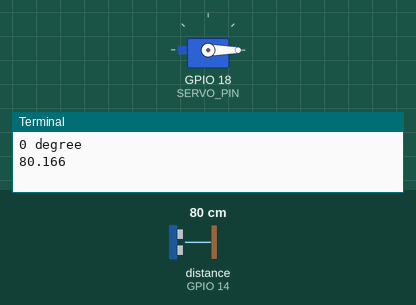
Recording of a program running on a simulated Raspberry Pi (BCM pin numbers). Shown: servo, the last lines printed to the terminal. The inputs (shaded band) are chosen by the test bench; at power-on: distance to the obstacle (sensor on GPIO 14) 80 cm. The echo pulse lasts 58.3 µs per cm; servo angles are drawn from the pulse width (0.5 ms = 0°, 2.5 ms = 180°); the clock reads 2024-03-15 10:24:30 at power-on unless the program sets it. At 19.2 s the program stops and its outputs stay as they are.

Above: at 0.01 s.
At 4.7 s:
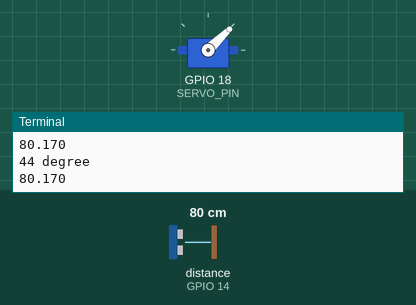
At 9.5 s:
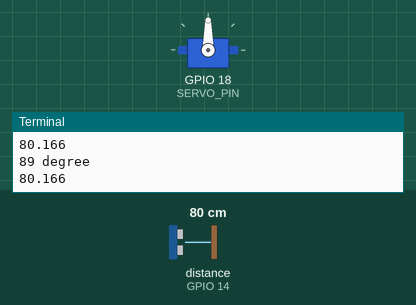
At 17.0 s:
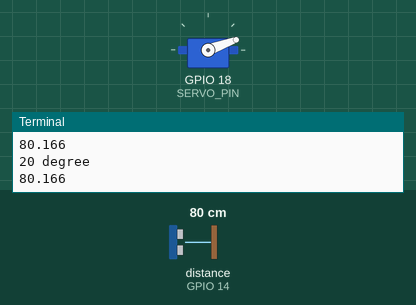
Timing chart, 0 to 20.6 s (numbered marks = the images above):
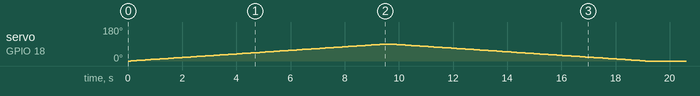

The program:

hrc_with_servo.py
```python
"""
- アーキテクチャ
	- 1：サーボ⇨0°
	- 2：測定
	- 3：コマンドプロンプトに表示
"""
from hrc import get_distance
from servo import set_angle
from servo import stop_servo
import time

def format_(agl:int, dis:int) -> str:
	print(f"{agl} degree")
	print(f"{dis:.3f}")

try:
	n = 90 # degree

	for i in range(0, n+1, 1):
		set_angle(i)
		dis = get_distance()
		format_(i, dis)
		time.sleep(0.1)

	for i in range(n, -1, -1):
		set_angle(i)
		dis = get_distance()
		format_(i, dis)
		time.sleep(0.1)
	stop_servo()
except KeyboardInterrupt:                       # Ctrl + C??????
	GPIO.cleanup()                              # GPIO????
	sys.exit()                                  # ???????


# ~ try:
	# ~ dis
	# ~ distance = '{:.1f}'.format(get_distance())  # ???1?????
	# ~ print("Distance: " + distance + "cm")       # ??
	# ~ time.sleep(1)                               # 1???

# ~ except KeyboardInterrupt:                       # Ctrl + C??????
	# ~ GPIO.cleanup()                              # GPIO????
	# ~ sys.exit()                                  # ???????
```

hrc.py
```python
import RPi.GPIO as GPIO
import time
import sys

trig_pin = 15                           # GPIO 15
echo_pin = 14                           # GPIO 14
speed_of_sound = 34370                  # 20?????(cm/s)

GPIO.setmode(GPIO.BCM)                  # GPIO?BCM??????
GPIO.setwarnings(False)                 # BPIO?????
GPIO.setup(trig_pin, GPIO.OUT)          # Trig?????????
GPIO.setup(echo_pin, GPIO.IN)           # Echo?????????

def get_distance():
    #Trig???10?s??HIGH???????????
    GPIO.output(trig_pin, GPIO.HIGH)
    time.sleep(0.000010)
    GPIO.output(trig_pin, GPIO.LOW)

    while not GPIO.input(echo_pin):
        pass
    t1 = time.time() # ????????Echo???HIGH?????????

    while GPIO.input(echo_pin):
        pass
    t2 = time.time() # ????????Echo???LOW?????????

    return (t2 - t1) * speed_of_sound / 2 # ???????????????


# test
if __name__ == "__main__":
    dis = get_distance()
    print(f"{dis:.3f}")
    print("end test")
```

servo.py
```python
"""
function内容）
- set_angle
- servoを指定した角度にする

- stop_servo
- servoを初期位置の0°にする

test内容）
angle = 30°に回転させる

"""

import pigpio
import time

SERVO_PIN = 18

# pigpio????
pi = pigpio.pi()

# ????????????????????
def set_angle(angle):
    assert 0 <= angle <= 180, '???0??180????????????'

    # ???500??2500?????????????
    pulse_width = (angle / 180) * (2500 - 500) + 500

    # ??????????????????
    pi.set_servo_pulsewidth(SERVO_PIN, pulse_width)

def stop_servo():
    set_angle(angle = 0)
    pi.stop()

# test
if __name__ == "__main__":
    print("start test")
    agl = 30
    print(agl)
    set_angle(angle = agl)
    time.sleep(1.0)
    stop_servo()
    print("end test")
```
